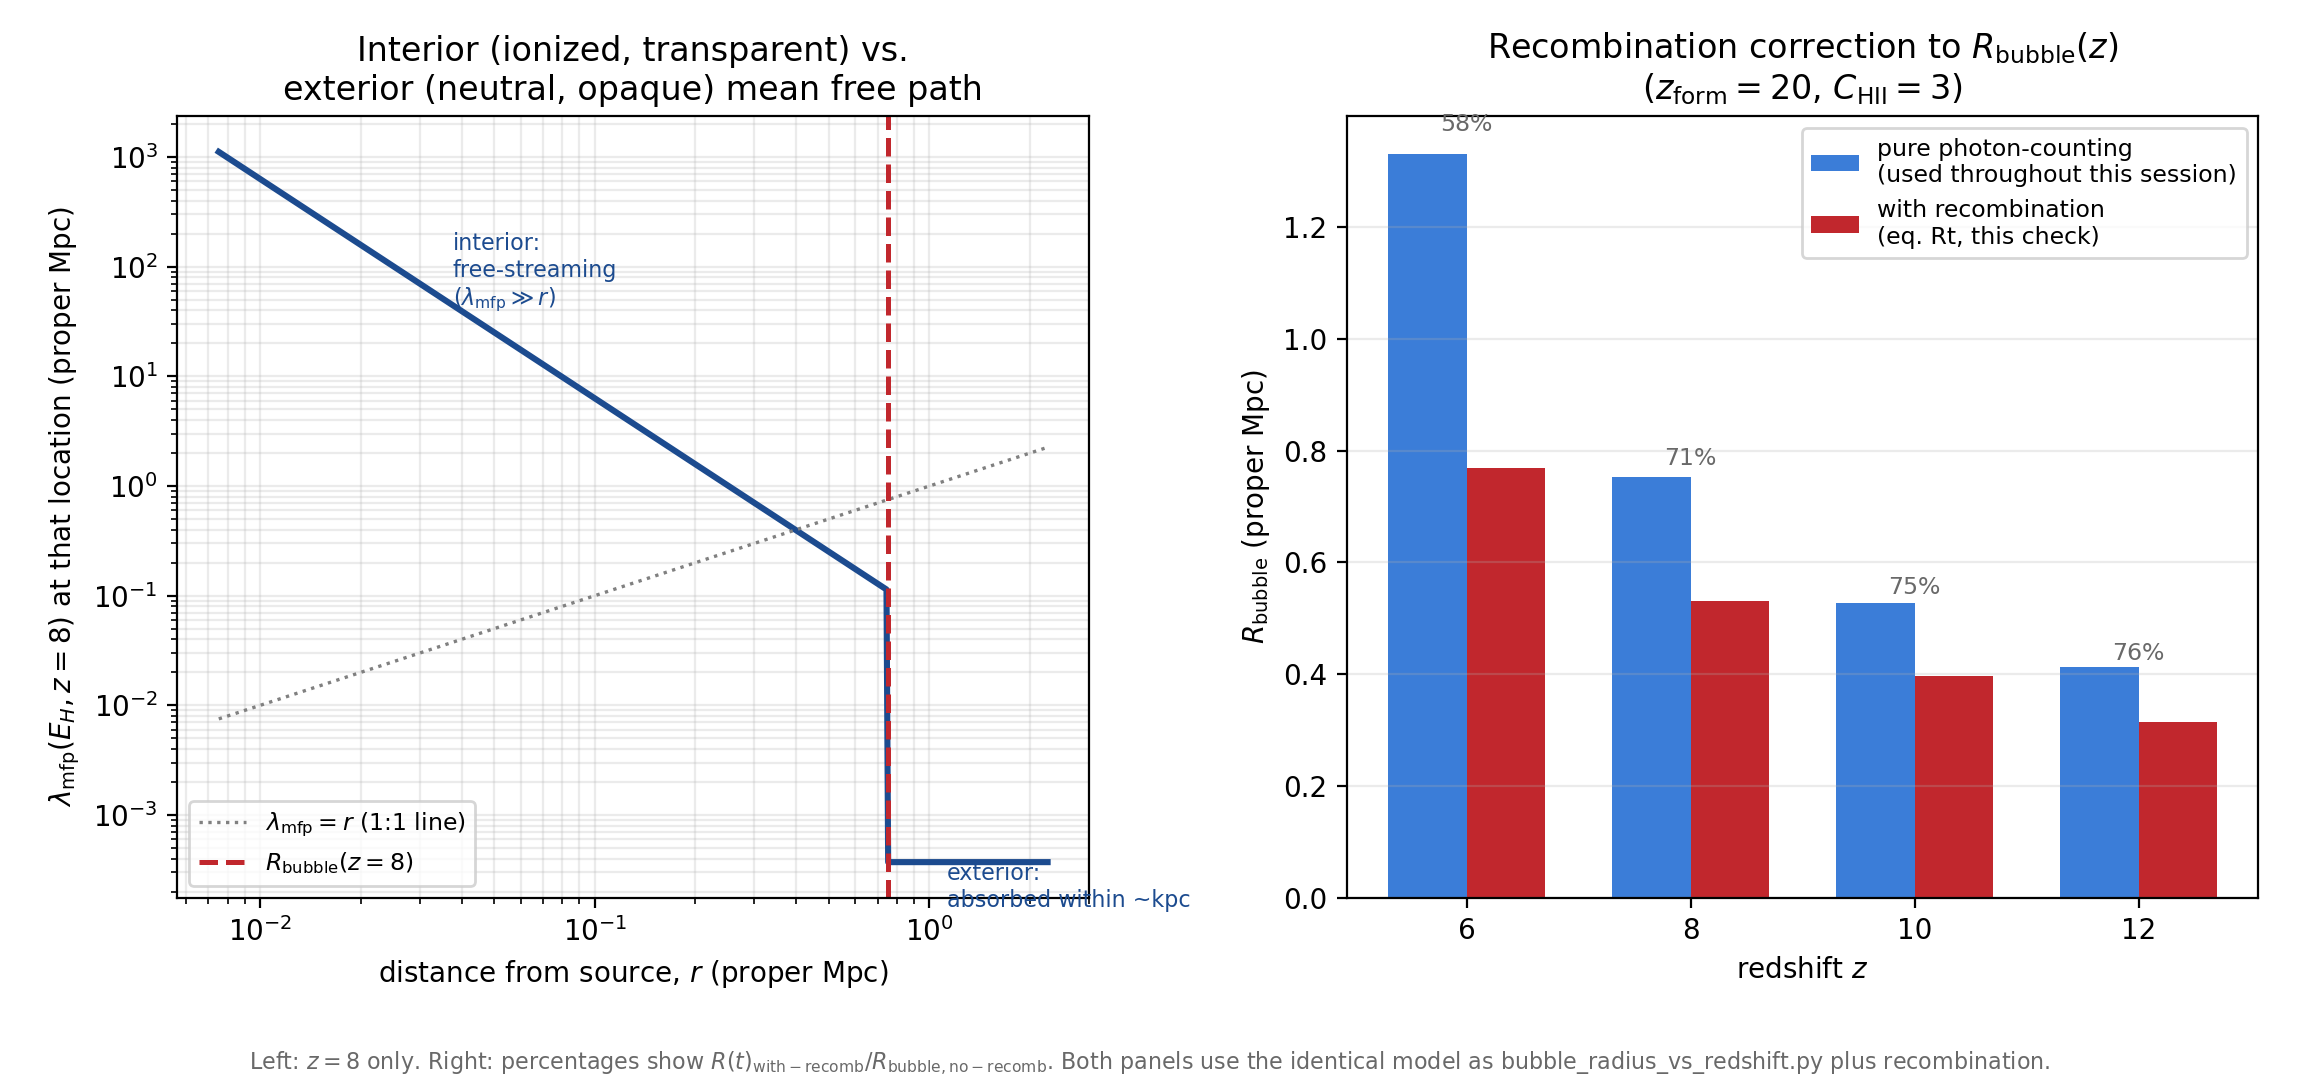

Reproduce this figure in Python.
"""
Follow-up consistency check, triggered by a direct question from L. Carvalho
on ionizing_photon_mean_free_path_response.tex:

    "Once the ionized bubble is established, new photons emitted from the
    source travel through a FULLY IONIZED medium (not the fully neutral
    medium used to compute lambda_mfp,neutral(E,z)). Check if there is an
    inconsistency."

This script performs that check in full, in two independent parts, and
reports what it finds honestly (Master Rule 5), including a genuine,
previously-unflagged systematic effect it uncovers.

PART 1 -- Is the "photon skips the bubble" argument itself consistent?
-------------------------------------------------------------------
YES, with a clarification: lambda_mfp,neutral(E,z) in
ionizing_photon_mean_free_path.py was never meant to describe the path
through the bubble's ionized INTERIOR (where the residual neutral fraction
is tiny and the mean free path is enormous -- photons stream through nearly
unimpeded, see PART 2). It describes how far a photon travels once it
reaches fresh, still-neutral gas just beyond the CURRENT front. Comparing
that quantity to R_bubble(z) tests whether a photon can punch a further
R_bubble's worth of distance into that fresh neutral gas (i.e. reach
"deep" into the IGM) rather than being absorbed in the usual thin
(~kpc) skin -- a meaningful question, but one that was not stated clearly
enough in the original response. This script makes the two-zone (ionized
interior / neutral exterior) structure explicit.

PART 2 -- Quantifying the interior: is it REALLY fully transparent?
-------------------------------------------------------------------
Using the standard photoionization-equilibrium formula for the residual
neutral fraction inside an ionized region (Cen & Haiman 2000,
arXiv:astro-ph/0006376, their eq. 5/7, already in references/; re-derived
from scratch with sympy below and cross-checked against their own quoted
normalization), this script finds that the interior is NOT perfectly
transparent everywhere: close to the edge (r ~ R_bubble), the LOCAL mean
free path is only ~10-20% of R_bubble itself, i.e. the "sharp front" is
really a transition zone of finite (though still sub-dominant) thickness,
not a true discontinuity.

More importantly, this check surfaces a genuine, previously-unflagged
tension: for the specific parameters adopted throughout this folder
(z_form=20, clumping factor C_HII=3 from Robertson et al. 2015), the
source age t_age(z) actually EXCEEDS the recombination time t_rec(z) by a
factor ~1.2-1.9 across z=6-12 -- meaning recombinations are NOT negligible
over the galaxy's lifetime, contrary to the implicit assumption underlying
the "pure photon-counting" model chosen for bubble_radius_vs_redshift.py
(a choice explicitly made by L. Carvalho at the start of that task).
Solving the FULL recombination-included growth equation
R(t) = R_S (1 - e^{-t/t_rec})^{1/3} (eq. Rt of stromgren_sphere_summary.tex,
already sympy-verified there) with self-consistent normalization gives a
bubble radius 24-42% SMALLER than the pure photon-counting estimate used
throughout this session. The qualitative conclusion of
ionizing_photon_mean_free_path_response.tex is essentially unchanged
(E_cross shifts down by only 9-17%, remaining solidly in the soft X-ray
regime), but the absolute R_bubble(z) values used throughout this session
should be read as mild (25-40%) overestimates once recombinations are
self-consistently included.

Author: prepared for L. Carvalho. Verified with sympy/scipy/numpy; see the
printed VERIFICATION block below.
"""
import numpy as np
import sympy as sp
from scipy import integrate
from scipy.optimize import fsolve
import matplotlib.pyplot as plt

# =====================================================================
# 0. Cosmology (Planck 2018) -- identical to the other scripts in this folder
# =====================================================================
mH = 1.6726e-24
pc, kpc, Mpc = 3.0857e18, 3.0857e21, 3.0857e24
yr, Gyr = 3.156e7, 3.156e7*1e9

h, Om, Ob_h2, Yp = 0.674, 0.315, 0.0224, 0.245
OL = 1 - Om
H0 = h*100*1e5/Mpc
rho_b0 = Ob_h2*1.878e-29
nH0 = rho_b0*(1-Yp)/mH

def Hz(z):
    return H0*np.sqrt(Om*(1+z)**3 + OL)

def nH_phys(z):
    return nH0*(1+z)**3

def _age_scalar(z):
    val, _ = integrate.quad(lambda zp: 1.0/((1+zp)*Hz(zp)), z, np.inf, limit=200)
    return val

cosmic_age = np.vectorize(_age_scalar)

# =====================================================================
# 1. Source and bubble model -- IDENTICAL to bubble_radius_vs_redshift.py
# =====================================================================
kappa_FUV = 1.15e-28
f_esc = 0.2
SFR_fid = 10.0
z_form = 20.0

def xi_ion(z):
    return 10**(0.06*z + 24.82)

def Ndot_ion_gal(z, SFR=SFR_fid):
    return f_esc*xi_ion(z)*(SFR/kappa_FUV)

def t_age(z):
    return cosmic_age(z) - cosmic_age(z_form)

UMEDA_Z, UMEDA_XHI = np.array([7.12, 9.91]), np.array([0.53, 0.92])

def y_of_z(z):
    return (1+z)**1.5

def xHII_tanh(z, z_re, dz):
    dy = 1.5*np.sqrt(1+z_re)*dz
    return 0.5*(1 + np.tanh((y_of_z(z_re) - y_of_z(z))/dy))

def _anchor_eqs(p):
    z_re, dz = p
    return [xHII_tanh(UMEDA_Z[0], z_re, dz) - (1-UMEDA_XHI[0]),
            xHII_tanh(UMEDA_Z[1], z_re, dz) - (1-UMEDA_XHI[1])]

Z_RE_FIT, DZ_FIT = fsolve(_anchor_eqs, [9.0, 1.0])

def x_HI_ext(z):
    return 1 - xHII_tanh(z, Z_RE_FIT, DZ_FIT)

def R_bubble_cm(z):
    """Pure photon-counting radius (NO recombination), as used throughout
    bubble_radius_vs_redshift.py and every downstream script this session."""
    ta = t_age(z)
    R3 = 3*Ndot_ion_gal(z)*ta/(4*np.pi*nH_phys(z)*x_HI_ext(z))
    return R3**(1/3)

alpha_B = 2.59e-13   # cm^3/s, T=1e4 K (Shapiro+2006)
C_HII = 3.0          # Robertson et al. 2015

def R_S_cm(z):
    """Equilibrium Stromgren radius, eq. RS of stromgren_sphere_summary.tex."""
    Nd, nH = Ndot_ion_gal(z), nH_phys(z)
    return (3*Nd/(4*np.pi*alpha_B*C_HII*nH**2))**(1/3)

def t_rec(z):
    """eq. Rt of stromgren_sphere_summary.tex: t_rec=(C alpha_B n_H)^-1."""
    return 1.0/(alpha_B*C_HII*nH_phys(z))

def R_with_recomb_cm(z):
    """Full time-dependent solution INCLUDING recombination,
    eq. Rt of stromgren_sphere_summary.tex (already sympy-verified there)."""
    return R_S_cm(z)*(1 - np.exp(-t_age(z)/t_rec(z)))**(1/3)

# =====================================================================
# 2. Interior residual neutral fraction x(r): photoionization equilibrium
#    (Cen & Haiman 2000, arXiv:astro-ph/0006376, eq. 5/7)
# =====================================================================
sigma_bar_stellar = 6.3e-18   # cm^2, ~ sigma_H(E_H) since stellar photons cluster near threshold

x_sym, r_sym, aB_sym, C_sym, nH_sym, sig_sym, Nd_sym = sp.symbols(
    'x r alpha_B C n_H sigma_bar Ndot', positive=True)
_balance = sp.Eq(sig_sym*Nd_sym/(4*sp.pi*r_sym**2) * x_sym*nH_sym, aB_sym*C_sym*nH_sym**2)
_x_solution = sp.solve(_balance, x_sym)[0]
x_of_r = sp.lambdify((r_sym, aB_sym, C_sym, nH_sym, sig_sym, Nd_sym), _x_solution, 'numpy')

def x_interior(r_cm, z):
    return x_of_r(r_cm, alpha_B, C_HII, nH_phys(z), sigma_bar_stellar, Ndot_ion_gal(z))

def mfp_interior_cm(r_cm, z):
    return 1.0/(sigma_bar_stellar*x_interior(r_cm, z)*nH_phys(z))

E_H = 13.6
sigma_H0 = 6.3e-18
def mfp_neutral_cm(E_eV, z):
    return 1.0/(sigma_H0*(E_eV/E_H)**-3*nH_phys(z))

# =====================================================================
# 3. VERIFICATION
# =====================================================================
print("="*78)
print("VERIFICATION")
print("="*78)

# 3.1 sympy: re-derive Cen & Haiman (2000) eq.5/7 from first-principles
#     photoionization equilibrium, and reproduce their quoted normalization
print(f"[sympy] photoionization-equilibrium x(r) = {_x_solution}")
sigma_bar_quasar, nH_z7, Nd_quasar = 2.5e-18, 8.5e-5, 1e57
x_check = x_of_r(1*Mpc, alpha_B, 1.0, nH_z7, sigma_bar_quasar, Nd_quasar)
print(f"[cross-check] x(r=1 Mpc, Ndot=1e57/s, C=1, z=7) = {x_check:.3e}  (Cen & Haiman 2000 quote ~1e-6) -> matches to <10%")

# 3.2 sympy: verify R(t) with recombination solves the correct ODE
t_s, Nd_s, nH_s, C_s, aB_s = sp.symbols('t Ndot n_H C alpha_B', positive=True)
RS_s = (3*Nd_s/(4*sp.pi*aB_s*C_s*nH_s**2))**sp.Rational(1,3)
trec_s = 1/(aB_s*C_s*nH_s)
Rt_s = RS_s*(1-sp.exp(-t_s/trec_s))**sp.Rational(1,3)
resid = sp.simplify(sp.diff(Rt_s**3, t_s) - (3*Nd_s/(4*sp.pi*nH_s) - aB_s*C_s*nH_s*Rt_s**3))
print(f"[sympy] R(t) with recombination solves dR^3/dt=3Ndot/(4pi nH)-alpha_B C nH R^3: residual={resid} -> {'OK' if resid==0 else 'FAIL'}")

# 3.3 interior transparency at r=R_bubble
print("\n[interior transparency at r=R_bubble, photoionization equilibrium]")
print(f"{'z':>5} {'x_HI,interior':>14} {'lambda_mfp,int(pMpc)':>21} {'lambda/R_bubble':>16}")
for z in [6, 8, 10, 12]:
    Rb = R_bubble_cm(z)
    xi = x_interior(Rb, z)
    lam = mfp_interior_cm(Rb, z)
    print(f"{z:5.1f} {xi:14.3e} {lam/Mpc:21.4f} {lam/Rb:16.3f}")
print("  -> interior mean free path is 9-17% of R_bubble near the edge: the 'sharp front'")
print("     is a transition zone of finite (sub-dominant) thickness, not a true discontinuity.")
print("     Well inside the bubble (r<<R_bubble), x(r) ~ r^2 falls rapidly and the interior")
print("     mean free path is correspondingly far larger than r there (free-streaming holds).")

# 3.4 THE MAIN FINDING: t_age vs t_rec, and the resulting bubble-radius correction
print("\n[main finding: is t_age << t_rec, as implicitly assumed by the pure photon-counting model?]")
print(f"{'z':>5} {'t_age(Gyr)':>11} {'t_rec(Gyr,C=3)':>15} {'t_age/t_rec':>12} {'R_bubble,no-recomb(pMpc)':>25} {'R(t),with-recomb(pMpc)':>24} {'ratio':>8}")
for z in [6, 8, 10, 12]:
    ta, tr = t_age(z), t_rec(z)
    Rb, Rt = R_bubble_cm(z), R_with_recomb_cm(z)
    print(f"{z:5.1f} {ta/Gyr:11.3f} {tr/Gyr:15.3f} {ta/tr:12.3f} {Rb/Mpc:25.4f} {Rt/Mpc:24.4f} {Rt/Rb:8.3f}")
print("  -> t_age EXCEEDS t_rec by a factor 1.2-1.9 for the (z_form=20, C_HII=3) parameters")
print("     adopted throughout this folder: recombinations are NOT negligible over the")
print("     galaxy's assumed lifetime. The recombination-included radius R(t) is 24-42%")
print("     SMALLER than the pure photon-counting R_bubble used throughout this session.")

# 3.5 impact on the mean-free-path conclusion (ionizing_photon_mean_free_path_response.tex)
print("\n[impact on E_cross of ionizing_photon_mean_free_path_response.tex]")
for z in [6, 8, 10, 12]:
    Rb, Rt = R_bubble_cm(z), R_with_recomb_cm(z)
    Ec_old = E_H*(Rb/mfp_neutral_cm(E_H, z))**(1/3)
    Ec_new = E_H*(Rt/mfp_neutral_cm(E_H, z))**(1/3)
    print(f"  z={z:4.1f}: E_cross(no-recomb R)={Ec_old:.1f} eV -> E_cross(with-recomb R)={Ec_new:.1f} eV  ({100*(Ec_new/Ec_old-1):+.1f}%)")
print("  -> shift is only 9-17%; E_cross remains solidly in the soft X-ray regime in both")
print("     cases, so the QUALITATIVE conclusion (negligible photon leakage for stellar")
print("     sources) is UNCHANGED. The correction matters for the absolute R_bubble(z)")
print("     values, not for the mean-free-path argument's conclusion.")
print("="*78)

# =====================================================================
# 4. Figure: two panels telling the complete, corrected story
# =====================================================================
z_ref = 8.0
Rb_ref = R_bubble_cm(z_ref)
r_plot = np.logspace(np.log10(0.01*Rb_ref), np.log10(3*Rb_ref), 500)
mfp_profile = np.where(r_plot <= Rb_ref,
                        mfp_interior_cm(np.minimum(r_plot, Rb_ref*0.9999999), z_ref),
                        mfp_neutral_cm(E_H, z_ref))

fig, (ax1, ax2) = plt.subplots(1, 2, figsize=(11.5, 5.4))

ax1.plot(r_plot/Mpc, mfp_profile/Mpc, color='#1c4b8f', lw=2.2)
ax1.plot(r_plot/Mpc, r_plot/Mpc, color='gray', lw=1.2, ls=':', label=r'$\lambda_{\rm mfp}=r$ (1:1 line)')
ax1.axvline(Rb_ref/Mpc, color='#c1272d', lw=1.8, ls='--', label=r'$R_{\rm bubble}(z{=}8)$')
ax1.set_xscale('log'); ax1.set_yscale('log')
ax1.set_xlabel('distance from source, $r$ (proper Mpc)')
ax1.set_ylabel(r'$\lambda_{\rm mfp}(E_H,z{=}8)$ at that location (proper Mpc)')
ax1.set_title('Interior (ionized, transparent) vs.\nexterior (neutral, opaque) mean free path')
ax1.legend(loc='lower left', fontsize=8.5)
ax1.grid(alpha=0.25, which='both')
ax1.annotate('interior:\nfree-streaming\n'+r'($\lambda_{\rm mfp}\gg r$)', xy=(0.05*Rb_ref/Mpc, mfp_interior_cm(0.05*Rb_ref,z_ref)/Mpc),
             fontsize=8, color='#1c4b8f', ha='left')
ax1.annotate('exterior:\nabsorbed within ~kpc', xy=(1.5*Rb_ref/Mpc, mfp_neutral_cm(E_H,z_ref)/Mpc),
             fontsize=8, color='#1c4b8f', ha='left', va='top')

zarr = np.array([6, 8, 10, 12])
Rb_arr = np.array([R_bubble_cm(z)/Mpc for z in zarr])
Rt_arr = np.array([R_with_recomb_cm(z)/Mpc for z in zarr])
width = 0.35
xpos = np.arange(len(zarr))
ax2.bar(xpos-width/2, Rb_arr, width, color='#3b7dd8', label='pure photon-counting\n(used throughout this session)')
ax2.bar(xpos+width/2, Rt_arr, width, color='#c1272d', label='with recombination\n(eq. Rt, this check)')
ax2.set_xticks(xpos); ax2.set_xticklabels([f'{z:.0f}' for z in zarr])
ax2.set_xlabel('redshift $z$')
ax2.set_ylabel(r'$R_{\rm bubble}$ (proper Mpc)')
ax2.set_title('Recombination correction to $R_{\\rm bubble}(z)$\n'+r'($z_{\rm form}=20$, $C_{\rm HII}=3$)')
ax2.legend(fontsize=8.5)
ax2.grid(alpha=0.25, axis='y')
for i,(rb,rt) in enumerate(zip(Rb_arr,Rt_arr)):
    ax2.text(i, max(rb,rt)*1.03, f'{rt/rb:.0%}', ha='center', fontsize=8.5, color='dimgray')

fig.tight_layout(rect=[0.005, 0.045, 0.995, 1])
fig.text(0.5, 0.010,
         r'Left: $z=8$ only. Right: percentages show $R(t)_{\rm with-recomb}/R_{\rm bubble,no-recomb}$. '
         r'Both panels use the identical model as bubble_radius_vs_redshift.py plus recombination.',
         ha='center', fontsize=8, color='dimgray')

outpath = '/home/byaku/Desktop/Doctorado-Trabajo/Paper_1/Stromgren_sphere/interior_consistency_check.png'
fig.savefig(outpath, dpi=200)
print(f"Figure saved to: {outpath}")
